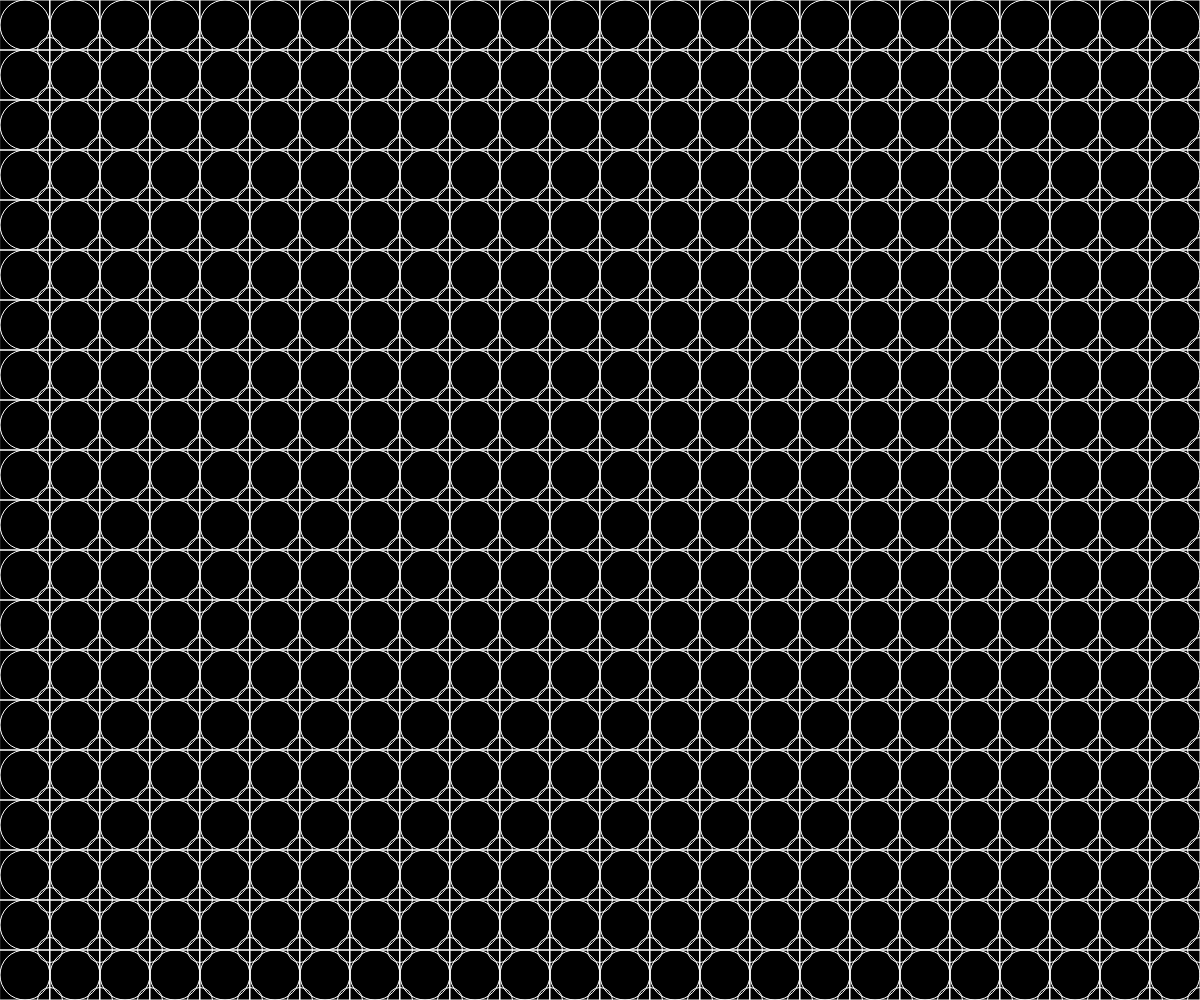
Frame 1 (no input)
Frame 60 (no input): identical to frame 1, image omitted
Frame 120 (the mouse pressed at the canvas centre since frame 60): identical to frame 1, image omitted

The p5.js sketch that drew this single still picture (run headless with seeded random() and noise() and a simulated clock; from frame 60 on, the mouse is pressed at the canvas centre):

// p5.js sketch
// ── sketch.js
function setup() {
  createCanvas(windowWidth, windowHeight);
}

function draw() {
  rectMode(CENTER)
  background(0);
  noFill() //不充滿顏色，只產生框線
  stroke(255) //框線為白色
  //1
  //ellipse(25,25,50) //座標()產生一個直徑50的圓
  //rect(25,25,50)
  //ellipse(50,50,25)
  //2
  //ellipse(25+50*1,25,50) 
  //rect(25+50*1,25,50)
  //ellipse(50+50*1,50,25)
  //3
  //ellipse(25+50*2,25,50) 
  //rect(25+50*2,25,50)
  //ellipse(50+50*2,50,25)
  //4
  //ellipse(25+50*3,25,50) 
  //rect(25+50*3,25,50)
  //ellipse(50+50*3,50,25)
  //5
  //ellipse(25+50*4,25,50) 
  //rect(25+50*4,25,50)
  //ellipse(50+50*4,50,25)
  //6
  //ellipse(25+50*5,25,50) 
  //rect(25+50*5,25,50)
  //llipse(50+50*5,50,25)
//7
  //ellipse(25+50*6,25,50) 
  //rect(25+50*6,25,50)
  //llipse(50+50*6,50,25)

// for(var i=0;i<width/50;i++) //i++就是為i+1
// {
//   ellipse(25+50*i,25,50) 
//   rect(25+50*i,25,50)
//   ellipse(50+50*i,50,25)
// }

// for(var i=0;i<width/50;i++) //i++就是為i+1
// {
//   ellipse(25+50*i,25+50*1,50) 
//   rect(25+50*i,25+50*1,50)
//   ellipse(50+50*i,50+50*1,25)
// }

// for(var i=0;i<width/50;i++) //i++就是為i+1
// {
//   ellipse(25+50*i,25+50*2,50) 
//   rect(25+50*i,25+50*2,50)
//   ellipse(50+50*i,50+50*2,25)
// }

// for(var i=0;i<width/50;i++) //i++就是為i+1
// {
//   ellipse(25+50*i,25+50*3,50) 
//   rect(25+50*i,25+50*3,50)
//   ellipse(50+50*i,50+50*3,25)
// }

for(var j=0;j<height/50;j++)
{
   for(var i=0;i<width/50;i++)
   {
   ellipse(25+50*i,25+50*j,50) 
   rect(25+50*i,25+50*j,50)
   ellipse(50+50*i,50+50*j,25)
   }
  }
}
